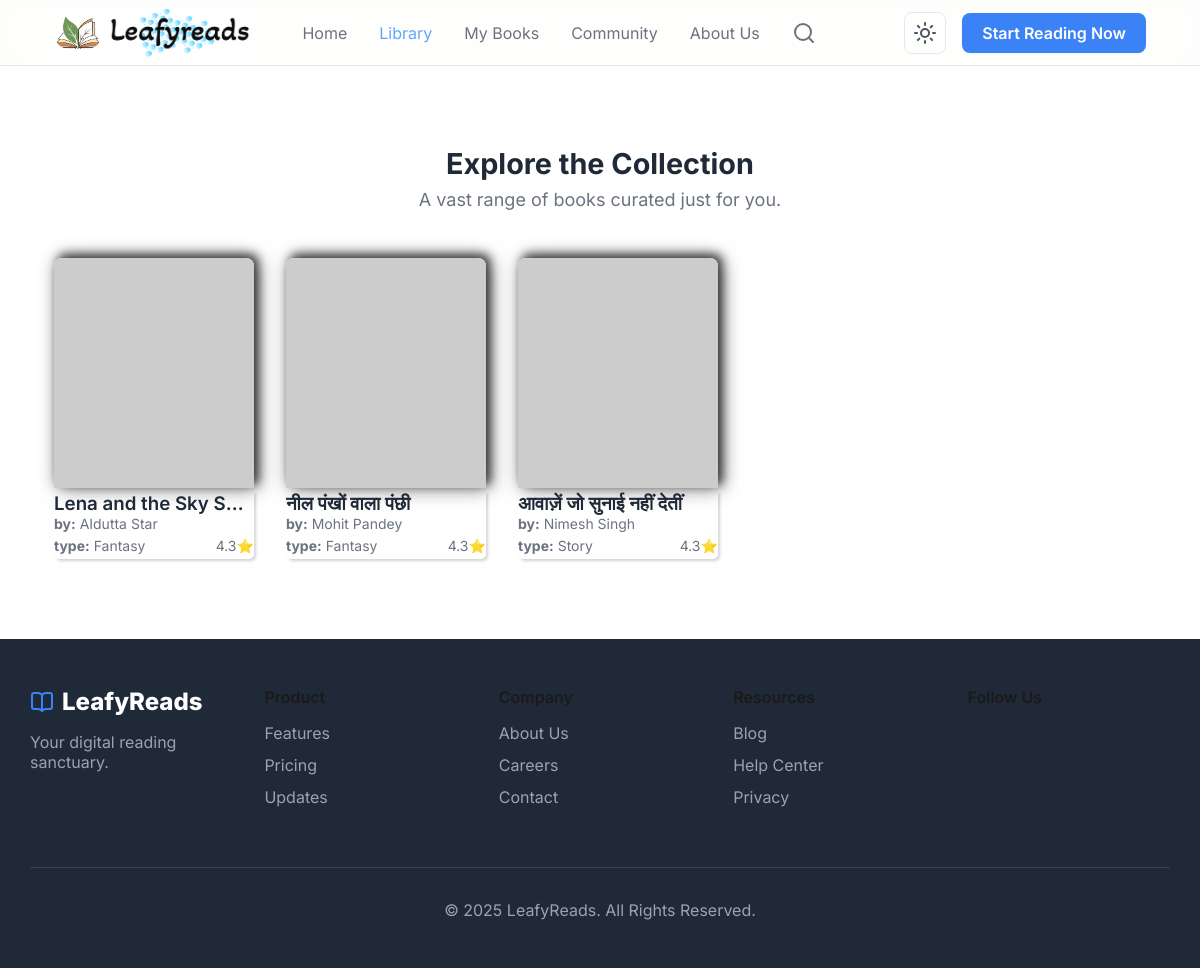
/book/library/, run on an earlier commit of the app's database.
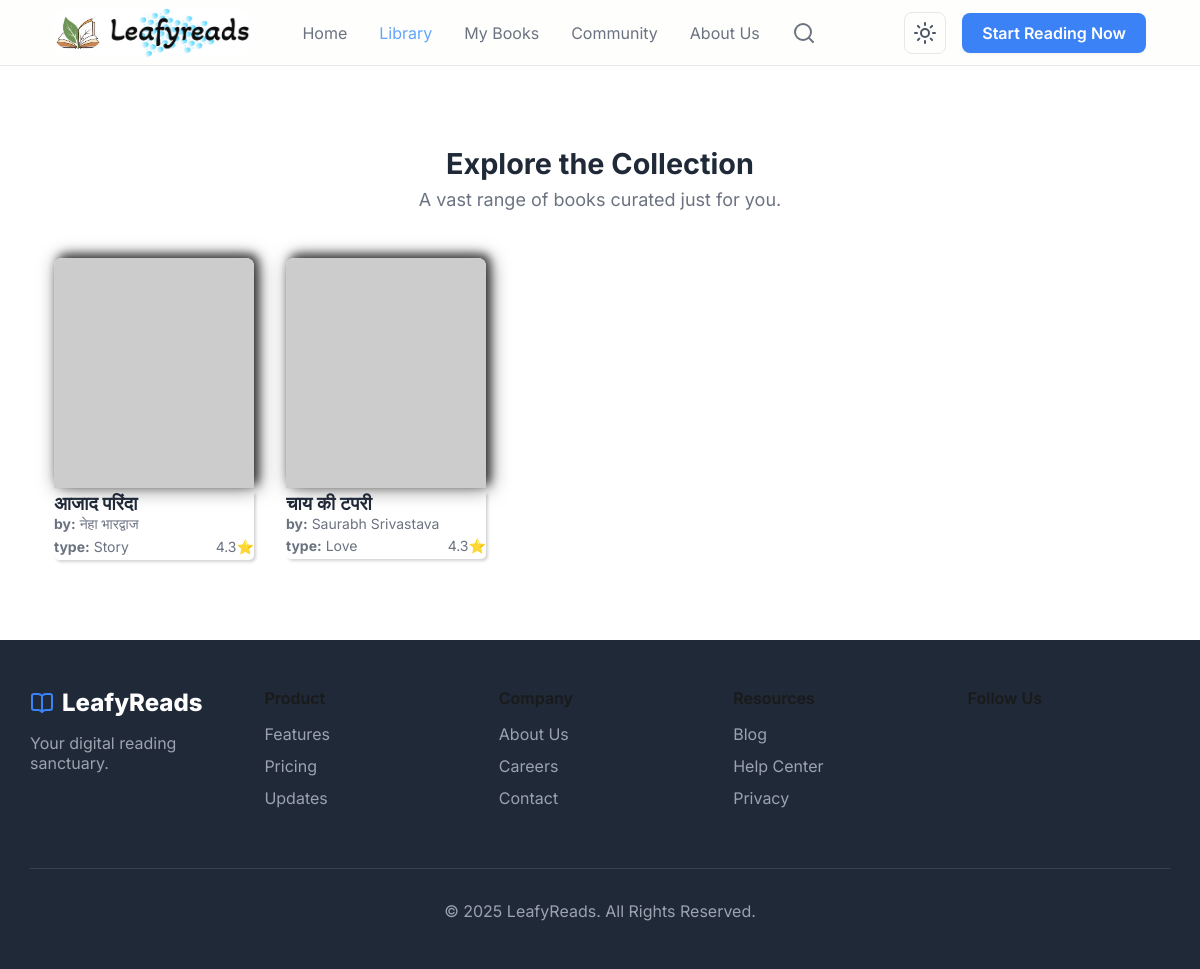
And on a later commit of the database.
### books/models.py (models this page shows, shortened)
class Book(models.Model):
    title = models.CharField(max_length=200, unique=True)
    slug = models.SlugField(unique=True)
    author = models.CharField(max_length=100)
    genre = models.ForeignKey(Genre, on_delete=models.SET_NULL, null=True, related_name='books')
    price = models.DecimalField(max_digits=6, decimal_places=2,blank=True, null=True)
    isbn = models.CharField(max_length=20, blank=True, null=True)
    cover_front = models.ImageField(upload_to=book_media_upload_path)
    pdf_file = models.FileField(upload_to=book_media_upload_path, blank=True, null=True)
    is_published = models.BooleanField(default=True)
    uploaded_at = models.DateTimeField(auto_now_add=True)
    updated_at = models.DateTimeField(auto_now=True)
    audio_file = models.FileField(upload_to='sounds/',null=True, blank=True)
    class Meta:
        ordering = ['-uploaded_at']
        indexes = [
            models.Index(fields=['slug']),
            models.Index(fields=['title']),
        ]

class Genre(models.Model):
    category = models.ForeignKey(Category, on_delete=models.SET_NULL, null=True, related_name='genres')
    name = models.CharField(max_length=100)
    slug = models.SlugField(unique=True)
    lucidicon = models.CharField(max_length=100, blank=True, null=True)
    class Meta:
        ordering = ['name']
        unique_together = ('category', 'name')
    def __str__(self):
        return self.name

### books/views.py (the view)
# urls.py: path('library/', views.library, name='library'),
def library(request):
    books = Book.objects.select_related('genre').all().order_by('-uploaded_at')
    context = {
        'books': books,
        'title': "The books Library"
    }
    return render(request, 'library.html', context)

### books/templates/library.html (shortened to what this page needs)
{% extends 'base.html' %}
{% load static %}
{% block css %}
  <link rel="stylesheet" href="{% static 'css/library.css' %}" />
{% endblock %}
{% block body %}
  <section class="bg-white">
    <div class="container">
        {% if search and not books%}
        <div class="fallback-modern">
          <div class="fallback-card">
            <img class="fallback-icon" src="https://cdn-icons-png.flaticon.com/512/4076/4076549.png" alt="No books" />
            <h2>Oops! No books here yet...</h2>
            <p>Hmm... Looks like we couldn’t find anything for <strong>"{{ search }}"</strong> search results
              :(</p>
            <a href="{% url 'library' %}" class="fallback-link">Explore Library</a>
          </div>
        </div>
      {% else %}
        <div class="section-header">
          {% if search %}
          <h2 style="font-size: 1.8rem;">Search results for <u>{{search}}</u> book</h2>
          {% else %}
          <h2 style="font-size: 1.8rem;">Explore the Collection {{category}}</h2>
          {% endif %}
          <p>A vast range of books curated just for you.</p>
        </div>
        <div class="books-grid">
          {% for book in books %}
            <div class="book-item">
              <a href="{% url 'book' book.slug %}">
                <img src="{{ book.cover_front.url }}" alt="Book Cover 1" onerror="this.onerror=null;this.src='https://placehold.co/400x600/cccccc/ffffff?text=Image+Failed';" />
                <div style="box-shadow: 2px 2px 3px #3a3a3a38;border-radius: 0px 0px 5px 5px;">
                  <h3 class="truncate">{{ book.title }}</h3>
                  <p class="truncate">
                    <span style="font-weight: 700;">by:</span> {{ book.author }}
                  </p>
                  <div style="padding: 5px 0px; display: flex;justify-content: space-between;align-items: center;">
                    <p class="truncate">
                      <span style="font-weight: 700;">type:</span> {{ book.genre }}
                    </p>
                    <p>4.3⭐</p>
                  </div>
                </div>
              </a>
            </div>
          {% endfor %}
        </div>
      {% endif %}
    </div>
  </section>
{% endblock %}

### home/templates/base.html (shortened to what this page needs)
<!DOCTYPE html>
<html lang="en">
  {% load static %}
  <head>
    <link rel="stylesheet" href="{% static 'css/home.css' %}" />
    <link rel="stylesheet" href="{% static 'css/searchnav.css' %}" />
    <link rel="stylesheet" href="{% static 'css/login.css' %}" />
    {% block css %}
    {% endblock %}
  </head>
  <body>
    <header class="header">
      <div class="container">
        <div class="header-content">
          <a href="/" class="logo" style="background-color: white;border-radius: 15px;">
            <img style="width: 48px;border-radius: 15px;" src="{% static 'images/logo.png' %}" alt="">
            <img style="width: 140px;border-radius: 15px;" src="{% static 'images/leafyreads.png' %}" alt="">
          </a>
          <nav class="desktop-nav">
            <a href="/" class="{% if request.path == '/' %}active{% endif %}">Home</a>
            <a href="{% url 'library' %}" class="{% if request.path == '/book/library/' %}active{% endif %}">Library</a>
            <a href="{% url 'myBooks' %}" class="{% if request.path == '/book/my-books/' %}active{% endif %}">My Books</a>
            <a href="#" class="{% if request.path == '/community/' %}active{% endif %}">Community</a>
            <a href="#" class="{% if request.path == '/about/' %}active{% endif %}">About Us</a>
            <form id="navSearch" class="nav-search-wrapper" action="{% url 'searchbooks' %}" method="get">
                <div id="navSearchBtn" class="nav-search-button" aria-label="Search"><i data-lucide="search"></i></div>
            </form>
          </nav>
          <div class="header-actions">
            <button id="theme-toggle" class="theme-toggle-btn"></button>
            <div id="startlogin" class="btn primary-btn">Start Reading Now</div>
          </div>
        </div>
      </div>
    </header>
    {% block body %}
    {% endblock %}
    <footer class="footer">
      <div class="container footer-content">
        <div class="footer-grid">
          <div class="footer-about">
            <div class="logo" style="margin-bottom: 1rem;">
              <i data-lucide="book-open" style="color: var(--color-primary)"></i>
              <span style="color: white">LeafyReads</span>
            </div>
            <p style="color: #9CA3AF;">Your digital reading sanctuary.</p>
          </div>
          <div>
            <h4>Product</h4>
            <ul>
              <li>
                <a href="#">Features</a>
              </li>
              <li>
                <a href="#">Pricing</a>
              </li>
              <li>
                <a href="#">Updates</a>
              </li>
            </ul>
          </div>
          <div>
            <h4>Company</h4>
            <ul>
              <li>
                <a href="#">About Us</a>
              </li>
              <li>
                <a href="#">Careers</a>
              </li>
              <li>
                <a href="#">Contact</a>
              </li>
            </ul>
          </div>
          <div>
            <h4>Resources</h4>
            <ul>
              <li>
                <a href="#">Blog</a>
              </li>
              <li>
                <a href="#">Help Center</a>
              </li>
              <li>
                <a href="#">Privacy</a>
              </li>
            </ul>
          </div>
          <div>
            <h4>Follow Us</h4>
          </div>
        </div>
        <div class="footer-copyright">&copy; 2025 LeafyReads. All Rights Reserved.</div>
      </div>
    </footer>
  </body>
</html>

### home/templates/login.html (shortened to what this page needs)
{% load static %}

### static/css/searchnav.css (style rules this page uses)
.nav-search-wrapper { position: relative; display: flex; align-items: center; justify-content: center; gap: 10px; transition: width 0.4s ease; overflow: hidden; width: 60px; }
.nav-search-button { background: none; border: none; cursor: pointer; color: #6b7280; display: flex; align-items: center; padding: 0; }
::placeholder { color: #aaa; }

### home/templates/base.html (style rules this page uses)
.desktop-nav a.active { color: #60a5fa !important; }

What changed in the data, as far as the page shows it:
removed Book: title "Lena and the Sky S…", author "AIdutta Star", genre "Fantasy"
removed Book: title "नील पंखों वाला पंछी", author "Mohit Pandey", genre "Fantasy"
removed Book: title "आवाज़ें जो सुनाई नहीं देतीं", author "Nimesh Singh", genre "Story"
added Book: title "आजाद परिंदा", author "नेहा भारद्वाज", genre "Story"
added Book: title "चाय की टपरी", author "Saurabh Srivastava", genre "Love"
